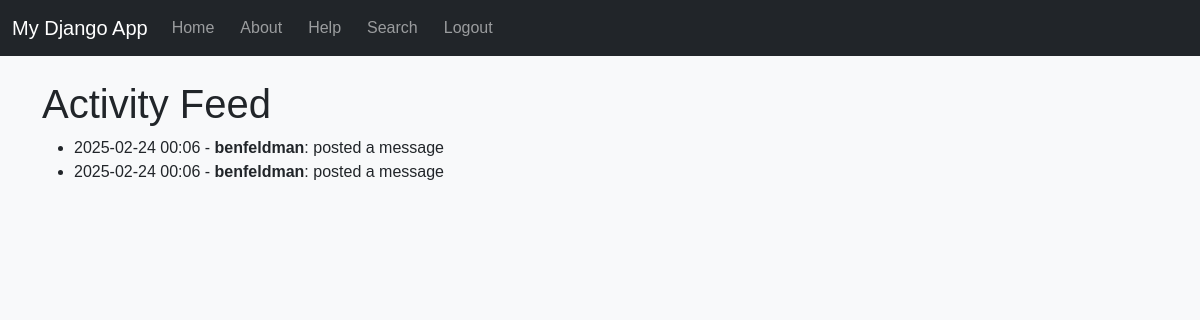
Screenshot of /activity/ (signed in) with the database file from the repository.
### myapp/models.py (models this page shows, shortened)
class Activity(models.Model):
    user = models.ForeignKey(User, on_delete=models.CASCADE)
    action = models.CharField(max_length=255)
    timestamp = models.DateTimeField(auto_now_add=True)

### myapp/views.py (the view)
# urls.py: path('activity/', views.activity_feed, name='activity_feed'),
@login_required
def activity_feed(request):
    activities = Activity.objects.all().order_by('-timestamp')[:20]  # Get the latest 20 activities
    return render(request, 'myapp/activity_feed.html', {'activities': activities})

### myapp/templates/myapp/activity_feed.html
{% extends "myapp/base.html" %}
{% block content %}
<h1>Activity Feed</h1>
<ul>
    {% for activity in activities %}
        <li>
            {{ activity.timestamp|date:"Y-m-d H:i" }} -
            <strong>{{ activity.user.username }}</strong>: {{ activity.action }}
        </li>
    {% empty %}
        <li>No recent activity.</li>
    {% endfor %}
</ul>
{% endblock %}

### myapp/static/myapp/style.css (style rules this page uses)
body { background-color: #f8f9fa; font-family: Arial, sans-serif; margin: 0; padding: 0; }

### rows the page displays
Activity: timestamp "2025-02-24 00:06", user.username "benfeldman", action "posted a message"
Activity: timestamp "2025-02-24 00:06", user.username "benfeldman", action "posted a message"
